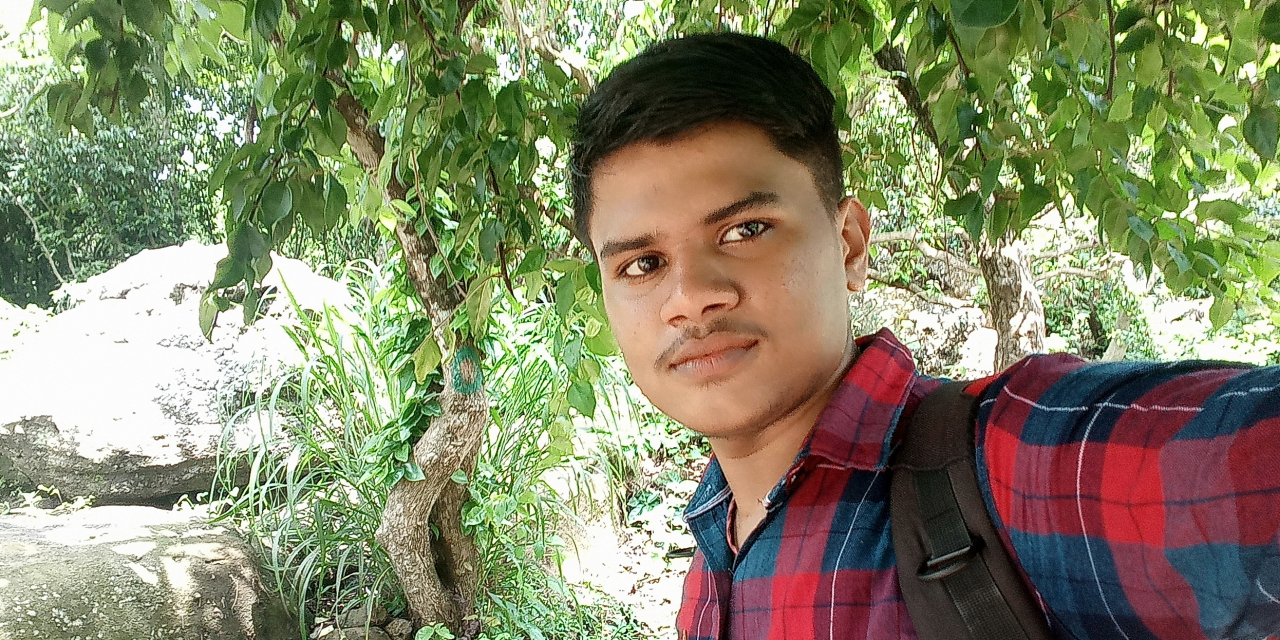
#> input picture Python Notes/Open CV/IMG_20190903_112911.jpg, 2560 x 1280 px, found by its file name (shown at 1/2 size)
$ python opencvFirstProgram.py
#> lines starting #> are read from the running program, lines starting #| are printed output that depends on the picture
import cv2

face_cascade = cv2.CascadeClassifier("haarcascade_frontalface_alt_tree.xml")

img = cv2.imread('C:\\Users\\Lenovo\\Desktop\\My Notes\\Python\\Open CV\\IMG_20190903_112911.jpg',1)
#> img is the input picture: shape (1280, 2560, 3); mean B, G, R 106.1, 137.3, 135

gray_img = cv2.cvtColor(img,cv2.COLOR_BGR2GRAY)
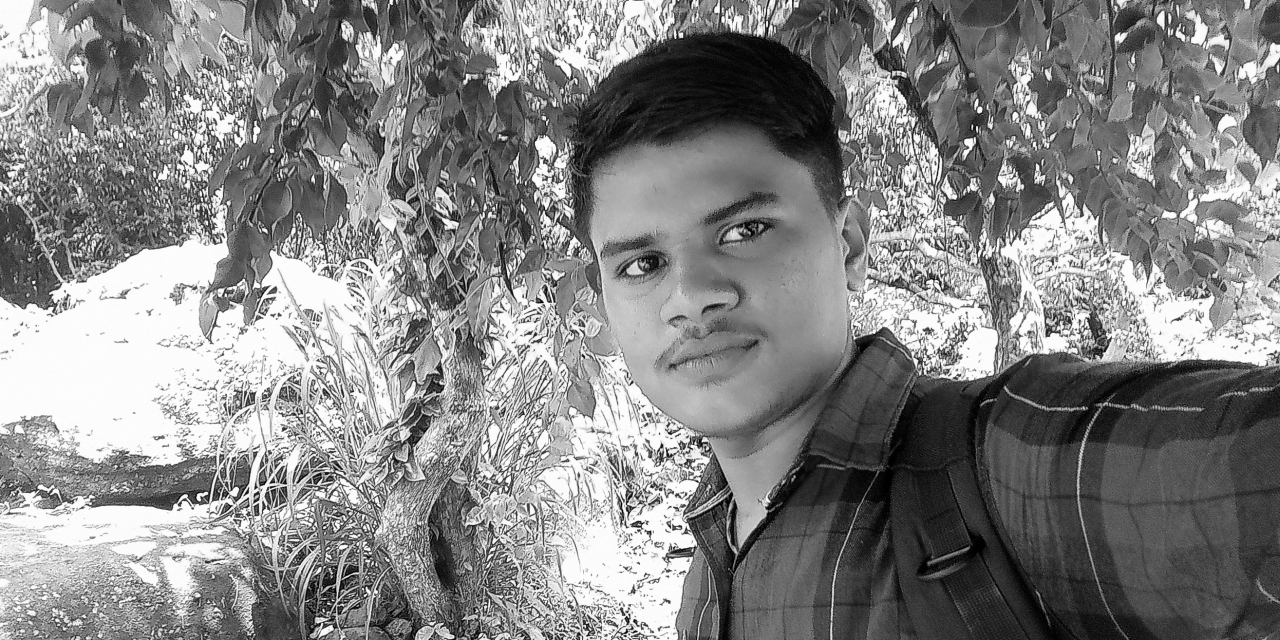
#> gray_img: shape (1280, 2560) (shown at 1/2 size); min 0, max 255, mean 133.1

faces = face_cascade.detectMultiScale(image = gray_img, scaleFactor = 1.05, minNeighbors=5)
#> faces = ()

print(type(faces))
#| <class 'tuple'>
print(faces)
for x, y,z,h in faces:
    img = cv2.rectangle(img,(x,y),(x+w,y+h),(0,255,0),3)
#> this loop made 0 passes

resized = cv2.resize(img,(500,600))
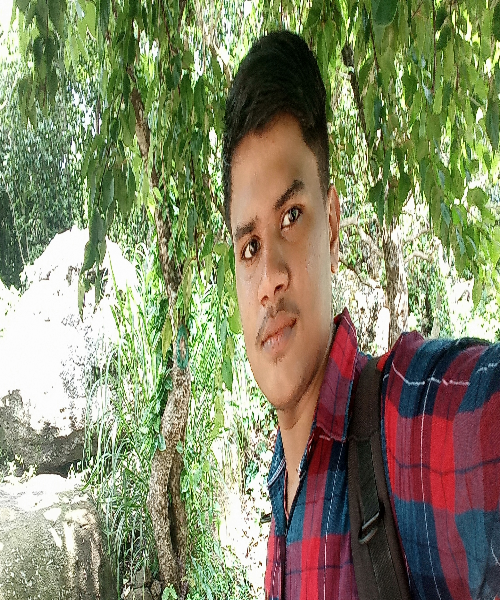
#> resized: shape (600, 500, 3); mean B, G, R 106, 137.2, 134.9
cv2.imshow('Grey',resized)


cv2.waitKey(0)
cv2.destroyAllWindows()
